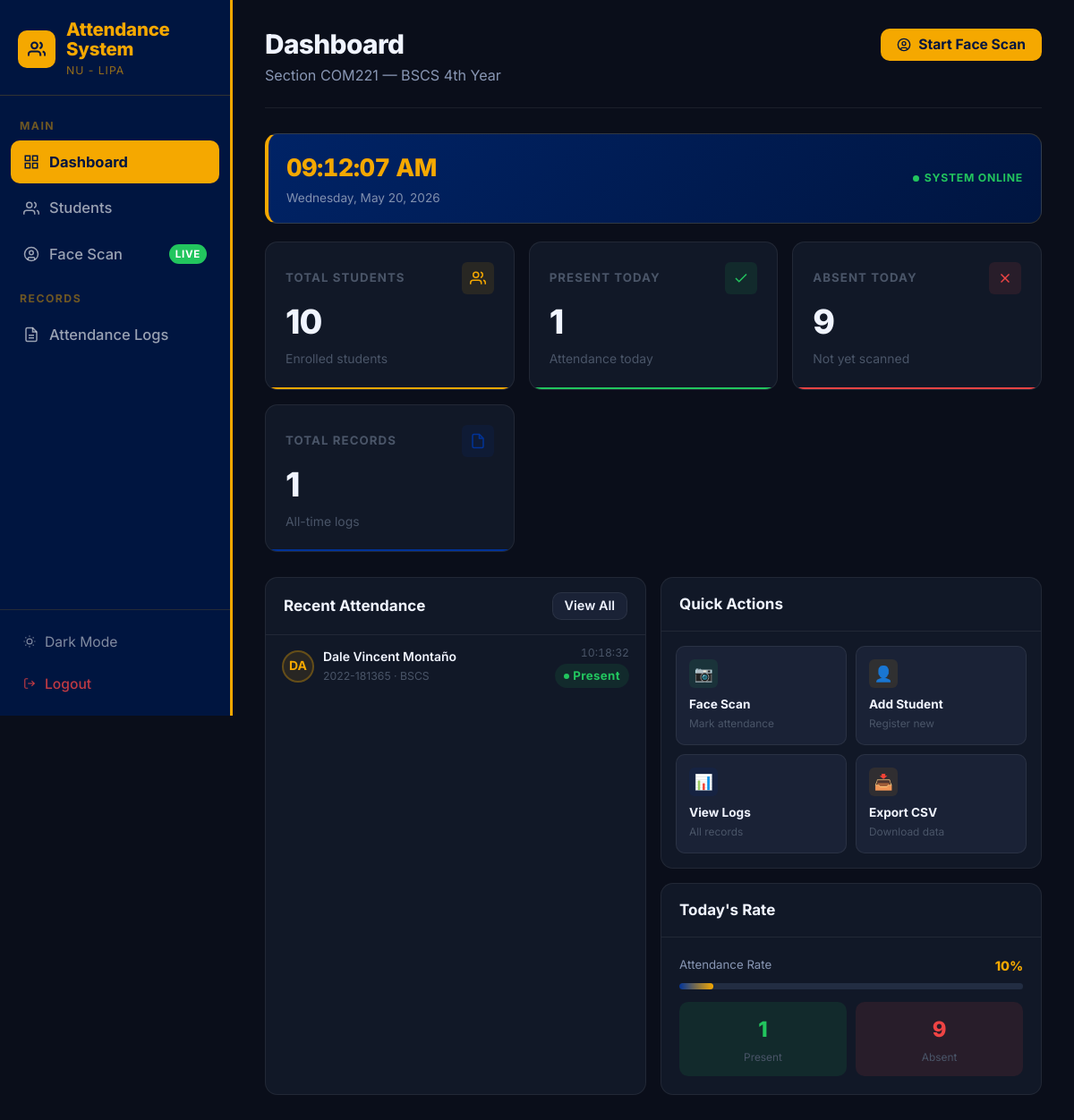
Before: /dashboard (signed in) with the older database file.
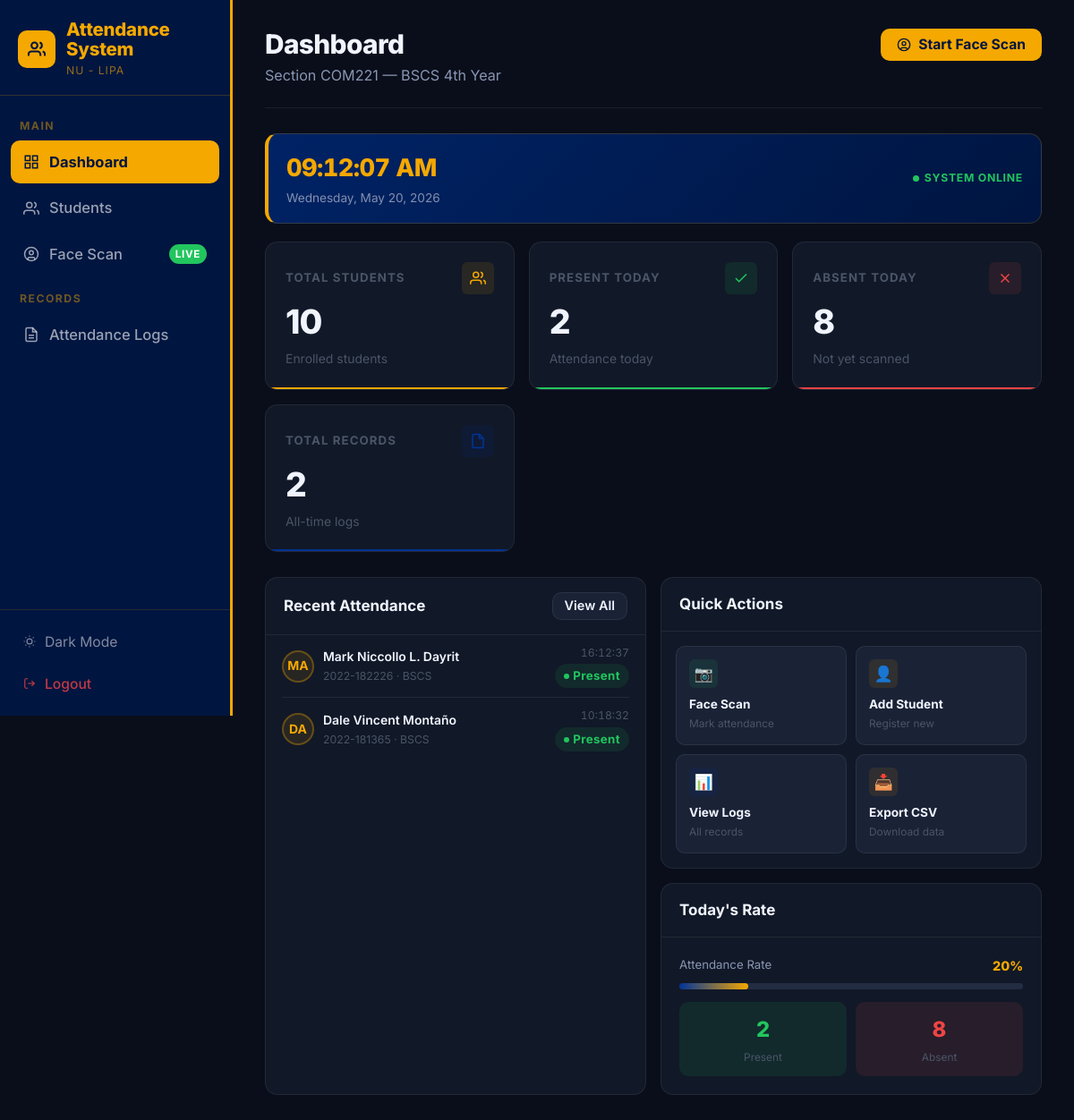
After: the same page with the newer database file.
### tables this page shows
CREATE TABLE attendance (
            id               INTEGER PRIMARY KEY AUTOINCREMENT,
            student_id       INTEGER NOT NULL,
            attendance_date  DATE    NOT NULL,
            time_in          TIME    NOT NULL,
            status           TEXT    NOT NULL DEFAULT 'Present',
            confidence_score REAL,
            FOREIGN KEY (student_id) REFERENCES students(id) ON DELETE CASCADE
        );

CREATE TABLE students (
            id             INTEGER PRIMARY KEY AUTOINCREMENT,
            student_number TEXT    NOT NULL UNIQUE,
            full_name      TEXT    NOT NULL,
            course         TEXT    NOT NULL,
            year_level     INTEGER NOT NULL,
            section        TEXT    NOT NULL,
            image_path     TEXT,
            created_at     DATETIME DEFAULT CURRENT_TIMESTAMP
        , face_embedding BLOB);

### app.py (the view)
@app.route('/dashboard')
@login_required
def dashboard():
    db    = get_db()
    today = date.today().isoformat()
    total_students   = db.execute("SELECT COUNT(*) FROM students").fetchone()[0]
    today_attendance = db.execute(
        "SELECT COUNT(*) FROM attendance WHERE attendance_date = ?", (today,)
    ).fetchone()[0]
    total_records    = db.execute("SELECT COUNT(*) FROM attendance").fetchone()[0]
    recent_attendance = db.execute("""
        SELECT a.time_in, s.full_name, s.student_number, s.course
        FROM attendance a
        JOIN students s ON s.id = a.student_id
        WHERE a.attendance_date = ?
        ORDER BY a.time_in DESC
        LIMIT 8
    """, (today,)).fetchall()
    db.close()
    stats = {
        'total_students':   total_students,
        'today_attendance': today_attendance,
        'total_records':    total_records,
    }
    return render_template('dashboard.html', stats=stats, recent_attendance=recent_attendance)

### app.py (called while the page is built)
def login_required(f):
    @wraps(f)
    def decorated(*args, **kwargs):
        if 'admin_id' not in session:
            if request.path.startswith('/api/'):
                return jsonify({'success': False, 'message': 'Session expired. Please refresh and log in again.'}), 401
            flash('Please log in to continue.', 'error')
            return redirect(url_for('login'))
        return f(*args, **kwargs)
    return decorated

### utils/database.py (called while the page is built)
def get_db():
    conn = sqlite3.connect(DB_PATH)
    conn.row_factory = sqlite3.Row
    conn.execute("PRAGMA foreign_keys = ON")
    return conn

### templates/dashboard.html (shortened to what the changed rows need)
{% extends "layout.html" %}
{% block content %}
<div class="page-header">
  <div>
    <h1 class="page-title">Dashboard</h1>
  </div>
</div>
<div class="stats-grid">
  <div class="stat-card" style="--stat-color:var(--success);--stat-bg:var(--success-soft);">
    <div class="stat-card-header">
      <span class="stat-label">Present Today</span>
      <div class="stat-icon">
      </div>
    </div>
    <div class="stat-value">{{ stats.today_attendance }}</div>
    <div class="stat-meta">Attendance today</div>
  </div>
  <div class="stat-card" style="--stat-color:var(--danger);--stat-bg:var(--danger-soft);">
    <div class="stat-card-header">
      <span class="stat-label">Absent Today</span>
      <div class="stat-icon">
      </div>
    </div>
    <div class="stat-value">{{ stats.total_students - stats.today_attendance }}</div>
    <div class="stat-meta">Not yet scanned</div>
  </div>
  <div class="stat-card" style="--stat-color:var(--nu-navy-mid);--stat-bg:rgba(0,51,153,0.12);">
    <div class="stat-card-header">
      <span class="stat-label">Total Records</span>
      <div class="stat-icon">
      </div>
    </div>
    <div class="stat-value">{{ stats.total_records }}</div>
    <div class="stat-meta">All-time logs</div>
  </div>
</div>
<div class="recent-grid">
  <div class="card">
    <div style="padding: 0 18px;">
      {% if recent_attendance %}
        {% for record in recent_attendance %}
        <div class="activity-item">
          <div class="avatar">{{ record.full_name[:2] }}</div>
          <div class="activity-info">
            <div class="activity-name">{{ record.full_name }}</div>
            <div class="activity-meta">{{ record.student_number }} · {{ record.course }}</div>
          </div>
          <div style="text-align:right;">
            <div class="activity-time">{{ record.time_in }}</div>
            <span class="badge badge-success" style="margin-top:3px;"><span class="badge-dot"></span>Present</span>
          </div>
        </div>
        {% endfor %}
      {% endif %}
    </div>
  </div>
  <div style="display:flex;flex-direction:column;gap:16px;">
    <div class="card">
      <div class="card-body">
        {% set pct = ((stats.today_attendance / stats.total_students * 100)|int) if stats.total_students > 0 else 0 %}
        <div style="display:flex;justify-content:space-between;margin-bottom:8px;">
          <span style="font-size:0.78rem;color:var(--text-secondary);">Attendance Rate</span>
          <span style="font-size:0.85rem;font-weight:800;color:var(--nu-gold);">{{ pct }}%</span>
        </div>
        <div style="height:7px;background:var(--bg-surface-3);border-radius:999px;overflow:hidden;">
          <div style="height:100%;width:{{ pct }}%;background:linear-gradient(90deg,var(--nu-navy-mid),var(--nu-gold));border-radius:999px;transition:width 1s ease;"></div>
        </div>
        <div style="display:grid;grid-template-columns:1fr 1fr;gap:10px;margin-top:14px;">
          <div style="padding:12px;background:var(--success-soft);border-radius:var(--radius-md);text-align:center;">
            <div style="font-size:1.4rem;font-weight:800;color:var(--success);">{{ stats.today_attendance }}</div>
            <div style="font-size:0.7rem;color:var(--text-muted);margin-top:2px;">Present</div>
          </div>
          <div style="padding:12px;background:var(--danger-soft);border-radius:var(--radius-md);text-align:center;">
            <div style="font-size:1.4rem;font-weight:800;color:var(--danger);">{{ stats.total_students - stats.today_attendance }}</div>
            <div style="font-size:0.7rem;color:var(--text-muted);margin-top:2px;">Absent</div>
          </div>
        </div>
      </div>
    </div>
  </div>
</div>
{% endblock %}

Changed rows visible on the page:
added attendance: full_name "MA", full_name "Mark Niccollo L. Dayrit", student_number "2022-182226", course "BSCS", time_in "16:12:37"
Other visible differences:
{{ stats.today_attendance }}: "1" → "2"
{{ stats.total_students - stats.today_attendance }}: "9" → "8"
{{ stats.total_records }}: "1" → "2"
{{ pct }}: "10" → "20"
{{ pct }}: 10 → 20 (drawn)
